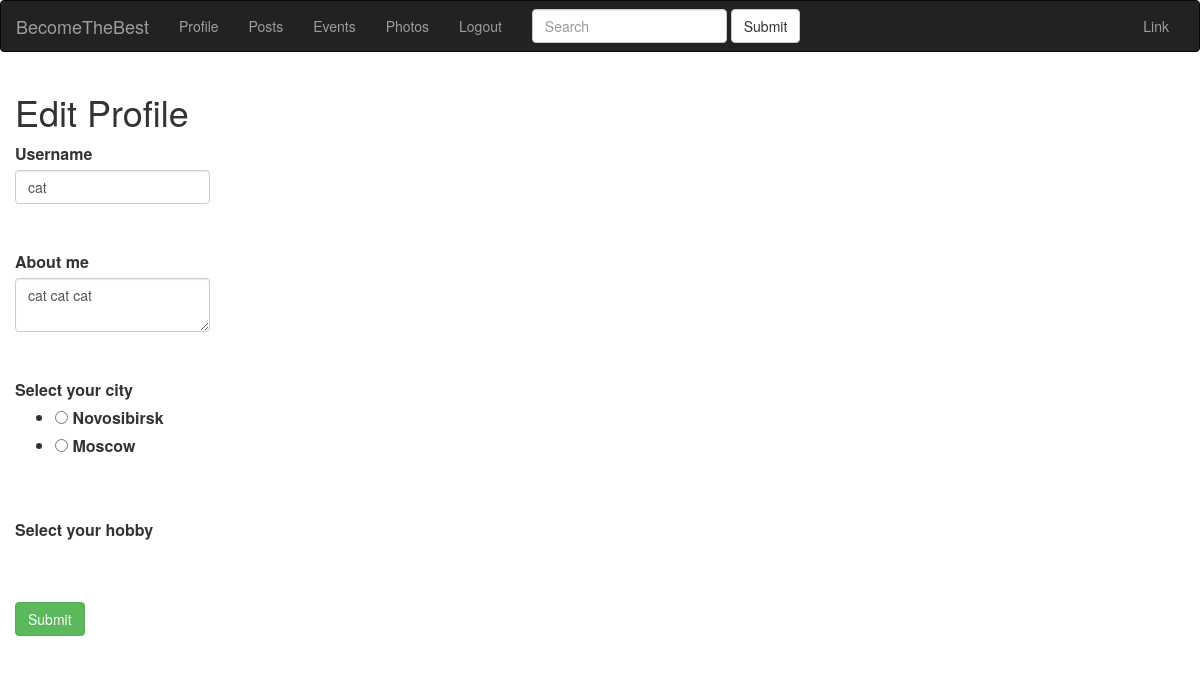
The app's page /user/edit_profile (signed in), older data.
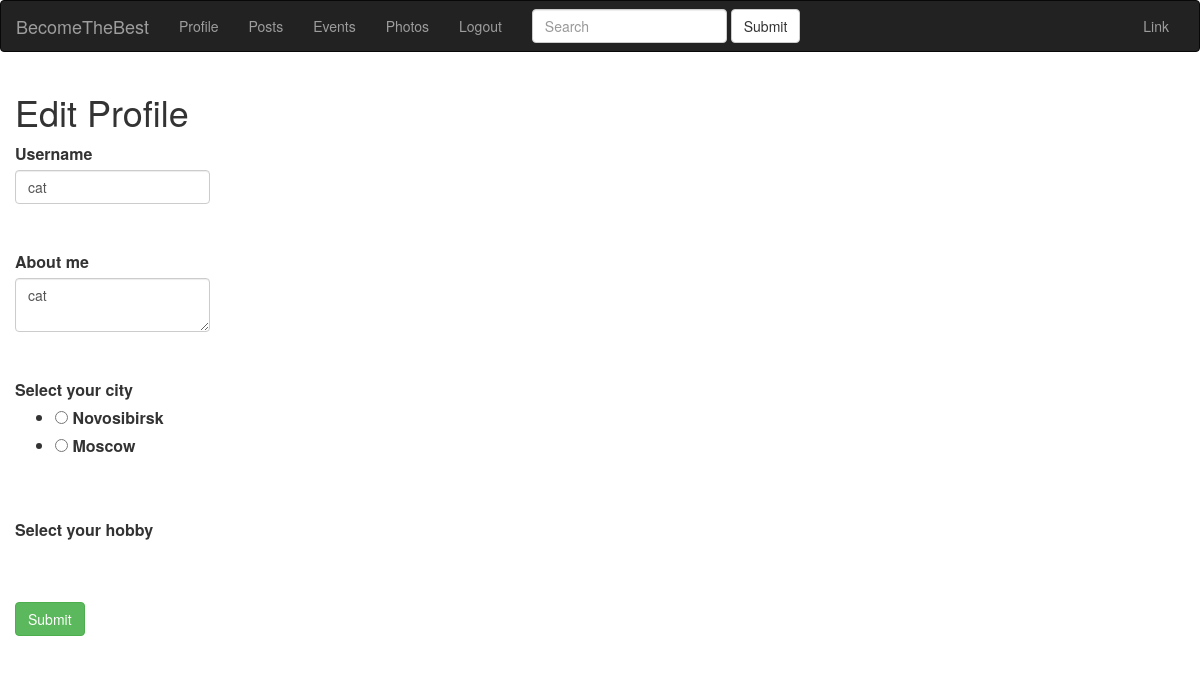
The same page, newer data.
### app/models.py (models this page shows, shortened)
class User(UserMixin, db.Model):
    id = db.Column(db.Integer, primary_key=True)
    email = db.Column(db.String(120), index=True, unique=True)
    username = db.Column(db.String(64), index=True, unique=True)
    password_hash = db.Column(db.String(255))
    date = db.Column(db.DateTime, index=True, default=datetime.utcnow)
    timestamp = db.Column(db.String(128), default=int(time()))
    city = db.Column(db.String(128))
    about_me = db.Column(db.String(140))
    last_seen = db.Column(db.DateTime, default=datetime.utcnow)
    active = db.Column(db.Boolean)
    tags = db.relationship(
        'Tag', secondary=user_tags, backref=db.backref('users_tags', lazy='dynamic'))
    roles = db.relationship(
        'Role', secondary=roles_users, backref=db.backref('users_roles', lazy='dynamic'))
    posts = db.relationship('Post', backref='author', lazy='dynamic')
    events = db.relationship('Event', backref='event_author', lazy='dynamic')
    photos = db.relationship('Photo', backref='photo_author', lazy='dynamic')
    followed = db.relationship(
        'User', secondary=followers,
        primaryjoin=(followers.c.follower_id == id),
        secondaryjoin=(followers.c.followed_id == id),
        backref=db.backref('followers', lazy='dynamic'), lazy='dynamic')

### app/blueprints/users/blueprint.py (the view)
@users.route('/edit_profile', methods=['GET', 'POST'])
@login_required
def edit_profile():
    form = EditProfileForm(current_user.username)
    if form.validate_on_submit():
        current_user.username = form.username.data
        current_user.about_me = form.about_me.data
        current_user.city = form.city.data
        current_user.tags.append(Tag.query.filter_by(name=form.tags.data).first())
        db.session.commit()
        flash('Your changes have been saved.')
        return redirect(url_for('user', username=current_user.username))
    elif request.method == 'GET':
        form.username.data = current_user.username
        form.about_me.data = current_user.about_me
    return render_template('users/edit_profile.html', title='Edit Profile', form=form)

### app/blueprints/users/forms.py (shortened to what this page needs)
class EditProfileForm(FlaskForm):
    username = StringField('Username', validators=[DataRequired()])
    about_me = TextAreaField('About me', validators=[Length(min=0, max=140)])
    city = RadioField('Select your city', validators=[DataRequired()],
                    choices=[(city['label'], city['value']) for city in cities])
    tags = RadioField('Select your hobby', validators=[DataRequired()],
                    choices=tag_choices)
    submit = SubmitField('Submit')
    def __init__(self, original_username, *args, **kwargs):
        super(EditProfileForm, self).__init__(*args, **kwargs)
        self.original_username = original_username

### app/models.py (called while the page is built)
@login.user_loader
def load_user(id):
    return User.query.get(int(id))

### app/view.py (called while the page is built)
@app.before_request
def before_request():
    if current_user.is_authenticated:
        current_user.last_seen = datetime.utcnow()
        db.session.commit()

### app/blueprints/users/templates/users/edit_profile.html (shortened to what this page needs)
{% extends "base.html" %} {% block content %}
<h1>Edit Profile</h1>
<form action="" method="post">
    <div class="form-group">
        {{ form.username.label(class='control-label') }}<br> {{ form.username(class='form-control')}}<br> <br> {{ form.about_me.label(class='control-label') }}<br> {{ form.about_me(class='form-control') }}<br> <br> {{ form.city.label(class='control-label') }}<br> {{ form.city() }}<br> <br> {{ form.tags.label(class='control-label') }}<br> {{ form.tags() }}<br>
        <br> {{ form.submit(class="btn btn-success") }}
</form>
{% endblock %}

Row changes from the older to the newer data that the page shows:
changed User "cat": about_me "cat cat cat" → "cat"
